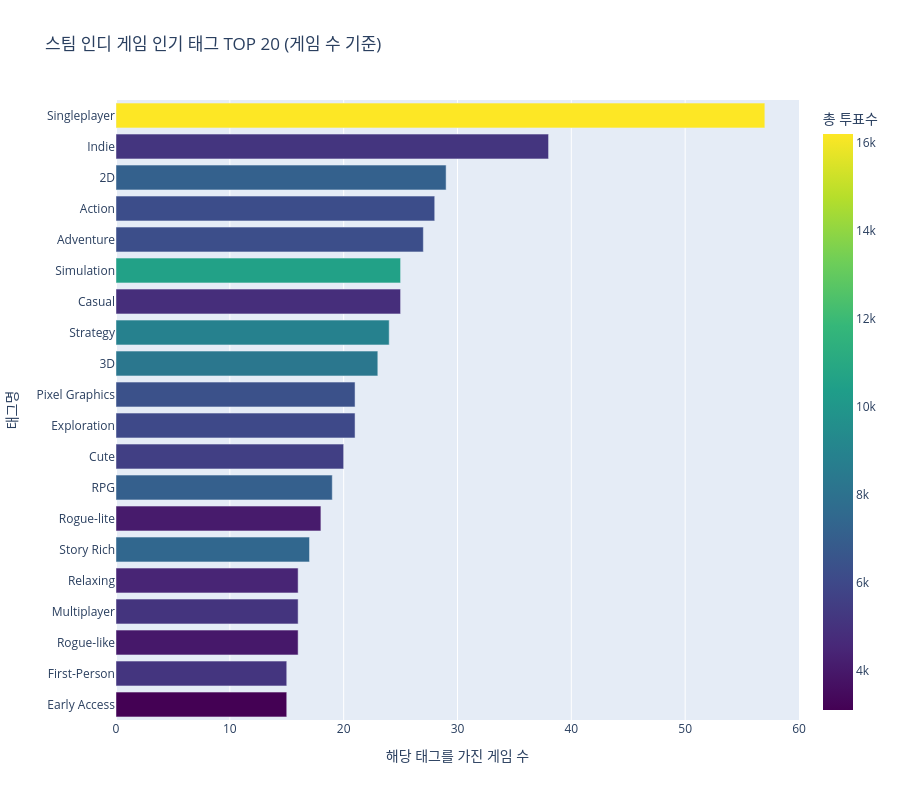

Notebook code for this chart:
### Code cell
# 1. 게임 수(대중성) 기준으로 상위 20개 정렬
top_global_tags = full_tag_stats.sort_values(by='game_count', ascending=False).head(20)

# 2. 시각화 (스팀 공식 브라우저 스타일)
fig_global = px.bar(
    top_global_tags, 
    x='game_count', 
    y='tag', 
    orientation='h',
    color='total_votes', # 색상은 투표수(호응도)를 나타냄
    title='스팀 인디 게임 인기 태그 TOP 20 (게임 수 기준)',
    labels={'game_count': '해당 태그를 가진 게임 수', 'tag': '태그명', 'total_votes': '총 투표수'},
    color_continuous_scale='Viridis'
)

fig_global.update_layout(yaxis={'categoryorder':'total ascending'}, height=800)
fig_global.show()

# 3. 공식 페이지 순위와 비교 출력
print("--- [참고] 스팀 공식 기준 상위 20위 태그 ---")
for i, (idx, row) in enumerate(top_global_tags.head(10).iterrows(), 1):
    print(f"{i}위: {row['tag'].ljust(15)} (게임 수: {int(row['game_count']):>4})")

### Figure 1 — Plotly figure (JSON) as saved in the notebook; plotly's stock layout.template omitted (floating-point values rounded to 4 significant figures)
{"data": [{"hovertemplate": "해당 태그를 가진 게임 수=%{x}<br>태그명=%{y}<br>총 투표수=%{marker.color}<extra></extra>", "legendgroup": "", "marker": {"color": [16198, 5161, 7140, 6201, 6263, 4823, 10552, 8881, 8289, 6014, 6383, 5575, 7084, 4101, 7434, 3990, 5093, 4443, 3116, 5139], "coloraxis": "coloraxis", "pattern": {"shape": ""}}, "name": "", "orientation": "h", "showlegend": false, "textposition": "auto", "type": "bar", "x": [57, 38, 29, 28, 27, 25, 25, 24, 23, 21, 21, 20, 19, 18, 17, 16, 16, 16, 15, 15], "xaxis": "x", "y": ["Singleplayer", "Indie", "2D", "Action", "Adventure", "Casual", "Simulation", "Strategy", "3D", "Exploration", "Pixel Graphics", "Cute", "RPG", "Rogue-lite", "Story Rich", "Rogue-like", "Multiplayer", "Relaxing", "Early Access", "First-Person"], "yaxis": "y"}], "layout": {"barmode": "relative", "coloraxis": {"colorbar": {"title": {"text": "총 투표수"}}, "colorscale": [[0, "#440154"], [0.1111, "#482878"], [0.2222, "#3e4989"], [0.3333, "#31688e"], [0.4444, "#26828e"], [0.5556, "#1f9e89"], [0.6667, "#35b779"], [0.7778, "#6ece58"], [0.8889, "#b5de2b"], [1, "#fde725"]]}, "height": 800, "legend": {"tracegroupgap": 0}, "title": {"text": "스팀 인디 게임 인기 태그 TOP 20 (게임 수 기준)"}, "xaxis": {"anchor": "y", "domain": [0, 1], "title": {"text": "해당 태그를 가진 게임 수"}}, "yaxis": {"anchor": "x", "categoryorder": "total ascending", "domain": [0, 1], "title": {"text": "태그명"}}}}
